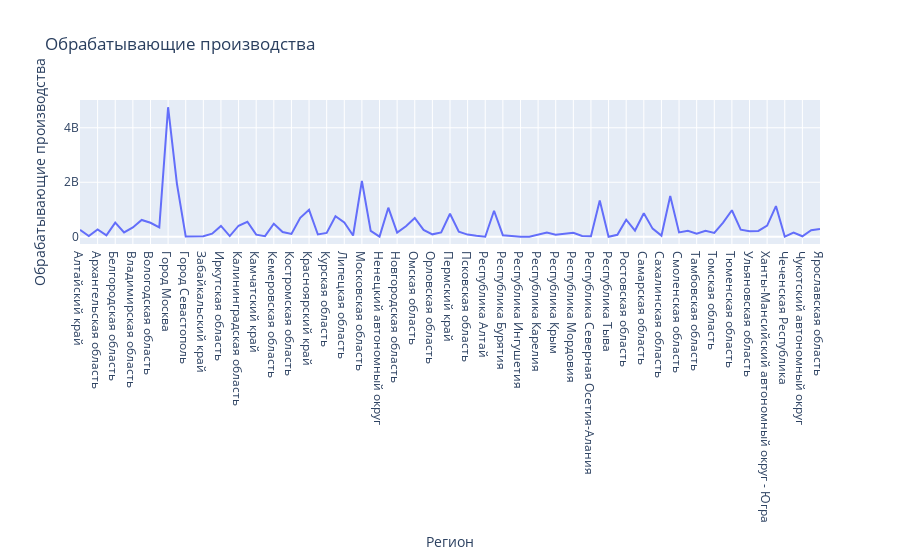

Write notebook code for a chart like this one.
### Code cell
fig = px.line(df_reg_prod_manufactor, y='Обрабатывающие производства', width = 900, title = 'Обрабатывающие производства')
fig.show()

### Figure 1 — Plotly figure (JSON) as saved in the notebook; plotly's stock layout.template omitted (floating-point values rounded to 4 significant figures)
{"data": [{"hovertemplate": "Регион=%{x}<br>Обрабатывающие производства=%{y}<extra></extra>", "legendgroup": "", "line": {"color": "#636efa", "dash": "solid"}, "marker": {"symbol": "circle"}, "mode": "lines", "name": "", "orientation": "v", "showlegend": false, "type": "scatter", "x": ["Алтайский край", "Амурская область", "Архангельская область", "Астраханская область", "Белгородская область", "Брянская область", "Владимирская область", "Волгоградская область", "Вологодская область", "Воронежская область", "Город Москва", "Город Санкт-Петербург", "Город Севастополь", "Еврейская автономная область", "Забайкальский край", "Ивановская область", "Иркутская область", "Кабардино-Балкарская Республика", "Калининградская область", "Калужская область", "Камчатский край", "Карачаево-Черкесская Республика", "Кемеровская область", "Кировская область", "Костромская область", "Краснодарский край", "Красноярский край", "Курганская область", "Курская область", "Ленинградская область", "Липецкая область", "Магаданская область", "Московская область", "Мурманская область", "Ненецкий автономный округ", "Нижегородская область", "Новгородская область", "Новосибирская область", "Омская область", "Оренбургская область", "Орловская область", "Пензенская область", "Пермский край", "Приморский край", "Псковская область", "Республика Адыгея", "Республика Алтай", "Республика Башкортостан", "Республика Бурятия", "Республика Дагестан", "Республика Ингушетия", "Республика Калмыкия", "Республика Карелия", "Республика Коми", "Республика Крым", "Республика Марий Эл", "Республика Мордовия", "Республика Саха (Якутия)", "Республика Северная Осетия-Алания", "Республика Татарстан", "Республика Тыва", "Республика Хакасия", "Ростовская область", "Рязанская область", "Самарская область", "Саратовская область", "Сахалинская область", "Свердловская область", "Смоленская область", "Ставропольский край", "Тамбовская область", "Тверская область", "Томская область", "Тульская область", "Тюменская область", "Удмуртская Республика", "Ульяновская область", "Хабаровский край", "Ханты-Мансийский автономный округ - Югра", "Челябинская область", "Чеченская Республика", "Чувашская Республика", "Чукотский автономный округ", "Ямало-Ненецкий автономный округ", "Ярославская область"], "xaxis": "x", "y": [254400000.0, 27410000.0, 271400000.0, 55470000.0, 521200000.0, 162400000.0, 344900000.0, 619000000.0, 514700000.0, 348900000.0, 4754000000.0, 1951831590, 11930000.0, 4978000.0, 20830000.0, 114100000.0, 399300000.0, 27860000.0, 406900000.0, 551900000.0, 78670000.0, 25160000.0, 477700000.0, 174100000.0, 103900000.0, 694700000.0, 988500000.0, 85600000.0, 143700000.0, 755300000.0, 525400000.0, 47360000.0, 2048000000.0, 219400000.0, 6934000.0, 1068000000.0, 156300000.0, 386300000.0, 689100000.0, 251400000.0, 90670000.0, 160600000.0, 845200000.0, 184200000.0, 81750000.0, 36090000.0, 3181000.0, 954800000.0, 59760000.0, 32780000.0, 1847000.0, 845700.0, 84680000.0, 155000000.0, 72300000.0, 112800000.0, 144800000.0, 29960000.0, 18930000.0, 1334000000.0, 583700.0, 75790000.0, 628500000.0, 229000000.0, 862200000.0, 299300000.0, 43740000.0, 1494000000.0, 159900000.0, 218600000.0, 117500000.0, 224100000.0, 144500000.0, 518700000.0, 973600000.0, 262600000.0, 206300000.0, 216100000.0, 412600000.0, 1128000000.0, 7496000.0, 158000000.0, 20660000.0, 242200000.0, 289200000.0], "yaxis": "y"}], "layout": {"autosize": true, "legend": {"tracegroupgap": 0}, "title": {"text": "Обрабатывающие производства"}, "xaxis": {"anchor": "y", "autorange": true, "domain": [0, 1], "range": [0, 84], "title": {"text": "Регион"}, "type": "category"}, "yaxis": {"anchor": "x", "autorange": true, "domain": [0, 1], "range": [-263500000.0, 5018000000.0], "title": {"text": "Обрабатывающие производства"}, "type": "linear"}}}
